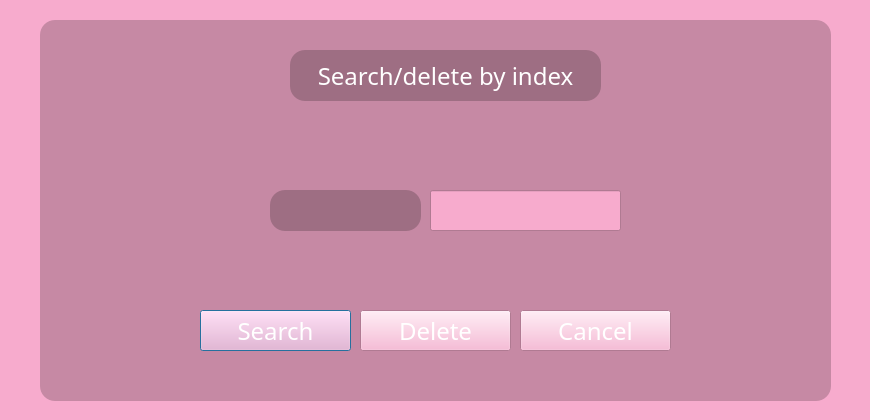
<?xml version="1.0" encoding="UTF-8"?>
<ui version="4.0">
 <class>Dialog</class>
 <widget class="QDialog" name="Dialog">
  <property name="geometry">
   <rect>
    <x>0</x>
    <y>0</y>
    <width>870</width>
    <height>420</height>
   </rect>
  </property>
  <property name="minimumSize">
   <size>
    <width>870</width>
    <height>420</height>
   </size>
  </property>
  <property name="maximumSize">
   <size>
    <width>870</width>
    <height>420</height>
   </size>
  </property>
  <property name="windowTitle">
   <string>Dialog</string>
  </property>
  <property name="styleSheet">
   <string notr="true">*{
font-family:century gothic;
font-size:24px;
background:#f7abcd;
}
QFrame
{
background:rgba(0, 0, 0, 0.2);
border-radius:15px;
}
QLabel
{
color:white;
}
QPushButton
{
color:white;
}
QPushButton:hover
{
color:#333;
border-radius:15px;
background:#9e40fc;
}</string>
  </property>
  <widget class="QFrame" name="frame">
   <property name="geometry">
    <rect>
     <x>40</x>
     <y>20</y>
     <width>791</width>
     <height>381</height>
    </rect>
   </property>
   <property name="frameShape">
    <enum>QFrame::StyledPanel</enum>
   </property>
   <property name="frameShadow">
    <enum>QFrame::Raised</enum>
   </property>
   <widget class="QLabel" name="title">
    <property name="geometry">
     <rect>
      <x>250</x>
      <y>30</y>
      <width>311</width>
      <height>51</height>
     </rect>
    </property>
    <property name="styleSheet">
     <string notr="true"/>
    </property>
    <property name="text">
     <string>Search/delete by index</string>
    </property>
    <property name="alignment">
     <set>Qt::AlignCenter</set>
    </property>
   </widget>
   <widget class="QLineEdit" name="index">
    <property name="geometry">
     <rect>
      <x>390</x>
      <y>170</y>
      <width>191</width>
      <height>41</height>
     </rect>
    </property>
    <property name="text">
     <string/>
    </property>
   </widget>
   <widget class="QLabel" name="label">
    <property name="geometry">
     <rect>
      <x>230</x>
      <y>170</y>
      <width>151</width>
      <height>41</height>
     </rect>
    </property>
    <property name="styleSheet">
     <string notr="true"/>
    </property>
    <property name="text">
     <string/>
    </property>
    <property name="alignment">
     <set>Qt::AlignCenter</set>
    </property>
   </widget>
   <widget class="QPushButton" name="search_button">
    <property name="geometry">
     <rect>
      <x>160</x>
      <y>290</y>
      <width>151</width>
      <height>41</height>
     </rect>
    </property>
    <property name="text">
     <string>Search</string>
    </property>
   </widget>
   <widget class="QPushButton" name="delete_button">
    <property name="geometry">
     <rect>
      <x>320</x>
      <y>290</y>
      <width>151</width>
      <height>41</height>
     </rect>
    </property>
    <property name="text">
     <string>Delete</string>
    </property>
   </widget>
   <widget class="QPushButton" name="cancel_button">
    <property name="geometry">
     <rect>
      <x>480</x>
      <y>290</y>
      <width>151</width>
      <height>41</height>
     </rect>
    </property>
    <property name="text">
     <string>Cancel</string>
    </property>
   </widget>
  </widget>
 </widget>
 <resources/>
 <connections/>
</ui>
